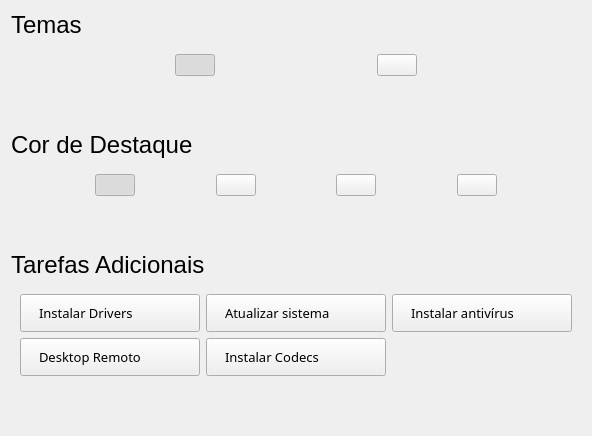
      <widget class="QWidget" name="page">
       <layout class="QVBoxLayout" name="verticalLayout_3">
        <item>
         <layout class="QVBoxLayout" name="verticalLayout_2">
          <item>
           <layout class="QHBoxLayout" name="horizontalLayout_2">
            <item>
             <widget class="QLabel" name="label_3">
              <property name="font">
               <font>
                <family>Ubuntu</family>
                <pointsize>18</pointsize>
               </font>
              </property>
              <property name="text">
               <string>Temas</string>
              </property>
             </widget>
            </item>
            <item>
             <spacer name="horizontalSpacer_2">
              <property name="orientation">
               <enum>Qt::Horizontal</enum>
              </property>
              <property name="sizeHint" stdset="0">
               <size>
                <width>40</width>
                <height>20</height>
               </size>
              </property>
             </spacer>
            </item>
           </layout>
          </item>
          <item>
           <widget class="QWidget" name="widget" native="true">
            <layout class="QHBoxLayout" name="horizontalLayout_3">
             <item>
              <spacer name="horizontalSpacer_3">
               <property name="orientation">
                <enum>Qt::Horizontal</enum>
               </property>
               <property name="sizeHint" stdset="0">
                <size>
                 <width>40</width>
                 <height>20</height>
                </size>
               </property>
              </spacer>
             </item>
             <item>
              <widget class="QPushButton" name="BreezeLight">
               <property name="icon">
                <iconset resource="ImgsResources.qrc">
                 <normaloff>:/Imgs/DesktopThemesColors/Imgs/DesktopThemesColors/DesktopLight-1.png</normaloff>:/Imgs/DesktopThemesColors/Imgs/DesktopThemesColors/DesktopLight-1.png</iconset>
               </property>
               <property name="iconSize">
                <size>
                 <width>280</width>
                 <height>150</height>
                </size>
               </property>
               <property name="checkable">
                <bool>true</bool>
               </property>
               <property name="checked">
                <bool>true</bool>
               </property>
               <property name="autoExclusive">
                <bool>true</bool>
               </property>
               <property name="flat">
                <bool>false</bool>
               </property>
              </widget>
             </item>
             <item>
              <spacer name="horizontalSpacer_5">
               <property name="orientation">
                <enum>Qt::Horizontal</enum>
               </property>
               <property name="sizeHint" stdset="0">
                <size>
                 <width>40</width>
                 <height>20</height>
                </size>
               </property>
              </spacer>
             </item>
             <item>
              <widget class="QPushButton" name="BreezeDark">
               <property name="icon">
                <iconset resource="ImgsResources.qrc">
                 <normaloff>:/Imgs/DesktopThemesColors/Imgs/DesktopThemesColors/DesktopDark-1.png</normaloff>:/Imgs/DesktopThemesColors/Imgs/DesktopThemesColors/DesktopDark-1.png</iconset>
               </property>
               <property name="iconSize">
                <size>
                 <width>280</width>
                 <height>150</height>
                </size>
               </property>
               <property name="checkable">
                <bool>true</bool>
               </property>
               <property name="autoExclusive">
                <bool>true</bool>
               </property>
               <property name="flat">
                <bool>false</bool>
               </property>
              </widget>
             </item>
             <item>
              <spacer name="horizontalSpacer_4">
               <property name="orientation">
                <enum>Qt::Horizontal</enum>
               </property>
               <property name="sizeHint" stdset="0">
                <size>
                 <width>40</width>
                 <height>20</height>
                </size>
               </property>
              </spacer>
             </item>
            </layout>
           </widget>
          </item>
          <item>
           <spacer name="verticalSpacer_13">
            <property name="orientation">
             <enum>Qt::Vertical</enum>
            </property>
            <property name="sizeType">
             <enum>QSizePolicy::Fixed</enum>
            </property>
            <property name="sizeHint" stdset="0">
             <size>
              <width>20</width>
              <height>40</height>
             </size>
            </property>
           </spacer>
          </item>
          <item>
           <layout class="QHBoxLayout" name="horizontalLayout_4">
            <item>
             <widget class="QLabel" name="label_2">
              <property name="font">
               <font>
                <family>Ubuntu</family>
                <pointsize>18</pointsize>
               </font>
              </property>
              <property name="text">
               <string>Cor de Destaque</string>
              </property>
             </widget>
            </item>
            <item>
             <spacer name="horizontalSpacer_7">
              <property name="orientation">
               <enum>Qt::Horizontal</enum>
              </property>
              <property name="sizeHint" stdset="0">
               <size>
                <width>40</width>
                <height>20</height>
               </size>
              </property>
             </spacer>
            </item>
           </layout>
          </item>
          <item>
           <widget class="QWidget" name="colorContainer" native="true">
            <layout class="QHBoxLayout" name="horizontalLayout_5">
             <item>
              <spacer name="horizontalSpacer_45">
               <property name="orientation">
                <enum>Qt::Horizontal</enum>
               </property>
               <property name="sizeHint" stdset="0">
                <size>
                 <width>40</width>
                 <height>20</height>
                </size>
               </property>
              </spacer>
             </item>
             <item>
              <widget class="QPushButton" name="color_1">
               <property name="icon">
                <iconset resource="ImgsResources.qrc">
                 <normaloff>:/Imgs/IconesThemeColors/Imgs/IconsThemeColors/folder.png</normaloff>:/Imgs/IconesThemeColors/Imgs/IconsThemeColors/folder.png</iconset>
               </property>
               <property name="iconSize">
                <size>
                 <width>50</width>
                 <height>50</height>
                </size>
               </property>
               <property name="checkable">
                <bool>true</bool>
               </property>
               <property name="checked">
                <bool>true</bool>
               </property>
               <property name="autoExclusive">
                <bool>true</bool>
               </property>
               <property name="flat">
                <bool>false</bool>
               </property>
               <property name="hexadecimal" stdset="0">
                <string>#f69310</string>
               </property>
               <property name="name" stdset="0">
                <string>Orange</string>
               </property>
               <property name="decimal" stdset="0">
                <string>246,147,16</string>
               </property>
              </widget>
             </item>
             <item>
              <spacer name="horizontalSpacer_47">
               <property name="orientation">
                <enum>Qt::Horizontal</enum>
               </property>
               <property name="sizeHint" stdset="0">
                <size>
                 <width>40</width>
                 <height>20</height>
                </size>
               </property>
              </spacer>
             </item>
             <item>
              <widget class="QPushButton" name="color_2">
               <property name="text">
                <string/>
               </property>
               <property name="icon">
                <iconset resource="ImgsResources.qrc">
                 <normaloff>:/Imgs/IconesThemeColors/Imgs/IconsThemeColors/folder-documents.png</normaloff>:/Imgs/IconesThemeColors/Imgs/IconsThemeColors/folder-documents.png</iconset>
               </property>
               <property name="iconSize">
                <size>
                 <width>50</width>
                 <height>50</height>
                </size>
               </property>
               <property name="checkable">
                <bool>true</bool>
               </property>
               <property name="autoExclusive">
                <bool>true</bool>
               </property>
               <property name="flat">
                <bool>false</bool>
               </property>
               <property name="hexadecimal" stdset="0">
                <string>#aa4000</string>
               </property>
               <property name="name" stdset="0">
                <string>Brown</string>
               </property>
               <property name="decimal" stdset="0">
                <string>170,64,0</string>
               </property>
              </widget>
             </item>
             <item>
              <spacer name="horizontalSpacer_48">
               <property name="orientation">
                <enum>Qt::Horizontal</enum>
               </property>
               <property name="sizeHint" stdset="0">
                <size>
                 <width>40</width>
                 <height>20</height>
                </size>
               </property>
              </spacer>
             </item>
             <item>
              <widget class="QPushButton" name="color_3">
               <property name="icon">
                <iconset resource="ImgsResources.qrc">
                 <normaloff>:/Imgs/IconesThemeColors/Imgs/IconsThemeColors/folder-cyan.png</normaloff>:/Imgs/IconesThemeColors/Imgs/IconsThemeColors/folder-cyan.png</iconset>
               </property>
               <property name="iconSize">
                <size>
                 <width>50</width>
                 <height>50</height>
                </size>
               </property>
               <property name="checkable">
                <bool>true</bool>
               </property>
               <property name="autoExclusive">
                <bool>true</bool>
               </property>
               <property name="flat">
                <bool>false</bool>
               </property>
               <property name="hexadecimal" stdset="0">
                <string>#00828c</string>
               </property>
               <property name="name" stdset="0">
                <string>Cyan</string>
               </property>
               <property name="decimal" stdset="0">
                <string>0,130,140</string>
               </property>
              </widget>
             </item>
             <item>
              <spacer name="horizontalSpacer_50">
               <property name="orientation">
                <enum>Qt::Horizontal</enum>
               </property>
               <property name="sizeHint" stdset="0">
                <size>
                 <width>40</width>
                 <height>20</height>
                </size>
               </property>
              </spacer>
             </item>
             <item>
              <widget class="QPushButton" name="color_4">
               <property name="icon">
                <iconset resource="ImgsResources.qrc">
                 <normaloff>:/Imgs/IconesThemeColors/Imgs/IconsThemeColors/folder-bookmarks.png</normaloff>:/Imgs/IconesThemeColors/Imgs/IconsThemeColors/folder-bookmarks.png</iconset>
               </property>
               <property name="iconSize">
                <size>
                 <width>50</width>
                 <height>50</height>
                </size>
               </property>
               <property name="checkable">
                <bool>true</bool>
               </property>
               <property name="autoExclusive">
                <bool>true</bool>
               </property>
               <property name="flat">
                <bool>false</bool>
               </property>
               <property name="hexadecimal" stdset="0">
                <string>#6a58ff</string>
               </property>
               <property name="name" stdset="0">
                <string>Lavanda</string>
               </property>
               <property name="decimal" stdset="0">
                <string>106,88,255</string>
               </property>
              </widget>
             </item>
             <item>
              <spacer name="horizontalSpacer_22">
               <property name="orientation">
                <enum>Qt::Horizontal</enum>
               </property>
               <property name="sizeHint" stdset="0">
                <size>
                 <width>40</width>
                 <height>20</height>
                </size>
               </property>
              </spacer>
             </item>
            </layout>
           </widget>
          </item>
          <item>
           <spacer name="verticalSpacer_15">
            <property name="orientation">
             <enum>Qt::Vertical</enum>
            </property>
            <property name="sizeType">
             <enum>QSizePolicy::Fixed</enum>
            </property>
            <property name="sizeHint" stdset="0">
             <size>
              <width>20</width>
              <height>40</height>
             </size>
            </property>
           </spacer>
          </item>
          <item>
           <layout class="QHBoxLayout" name="horizontalLayout_6">
            <item>
             <widget class="QLabel" name="label_4">
              <property name="font">
               <font>
                <family>Ubuntu</family>
                <pointsize>18</pointsize>
                <italic>false</italic>
               </font>
              </property>
              <property name="text">
               <string>Tarefas Adicionais</string>
              </property>
             </widget>
            </item>
            <item>
             <spacer name="horizontalSpacer_9">
              <property name="orientation">
               <enum>Qt::Horizontal</enum>
              </property>
              <property name="sizeHint" stdset="0">
               <size>
                <width>40</width>
                <height>20</height>
               </size>
              </property>
             </spacer>
            </item>
           </layout>
          </item>
          <item>
           <widget class="QWidget" name="taskContainer" native="true">
            <property name="styleSheet">
             <string notr="true">QPushButton {
  padding: 9;
  padding-left: 18;
  text-align: left;
}</string>
            </property>
            <layout class="QGridLayout" name="gridLayout">
             <item row="0" column="0">
              <widget class="QPushButton" name="taskDrivers">
               <property name="minimumSize">
                <size>
                 <width>180</width>
                 <height>0</height>
                </size>
               </property>
               <property name="maximumSize">
                <size>
                 <width>180</width>
                 <height>16777215</height>
                </size>
               </property>
               <property name="font">
                <font>
                 <family>Noto Sans</family>
                 <pointsize>10</pointsize>
                </font>
               </property>
               <property name="text">
                <string>Instalar Drivers</string>
               </property>
               <property name="arguments" stdset="0">
                <stringlist>
                 <string>env</string>
                 <string>software-properties-qt</string>
                 <string>--open-tab=4</string>
                </stringlist>
               </property>
               <property name="executable" stdset="0">
                <string>pkexec</string>
               </property>
              </widget>
             </item>
             <item row="0" column="1">
              <widget class="QPushButton" name="taskRemina_4">
               <property name="minimumSize">
                <size>
                 <width>180</width>
                 <height>0</height>
                </size>
               </property>
               <property name="maximumSize">
                <size>
                 <width>180</width>
                 <height>16777215</height>
                </size>
               </property>
               <property name="font">
                <font>
                 <family>Noto Sans</family>
                 <pointsize>10</pointsize>
                </font>
               </property>
               <property name="text">
                <string>Atualizar sistema</string>
               </property>
               <property name="executable" stdset="0">
                <string>plasma-discover</string>
               </property>
               <property name="arguments" stdset="0">
                <stringlist>
                 <string>--mode</string>
                 <string>update</string>
                </stringlist>
               </property>
              </widget>
             </item>
             <item row="0" column="2" colspan="2">
              <widget class="QPushButton" name="taskRemina_2">
               <property name="minimumSize">
                <size>
                 <width>180</width>
                 <height>0</height>
                </size>
               </property>
               <property name="maximumSize">
                <size>
                 <width>180</width>
                 <height>16777215</height>
                </size>
               </property>
               <property name="font">
                <font>
                 <family>Noto Sans</family>
                 <pointsize>10</pointsize>
                </font>
               </property>
               <property name="text">
                <string>Instalar antivírus</string>
               </property>
               <property name="executable" stdset="0">
                <string>pkexec</string>
               </property>
               <property name="arguments" stdset="0">
                <stringlist>
                 <string>env</string>
                 <string>apt-install-gui</string>
                 <string>clamtk</string>
                 <string>Antivírus</string>
                </stringlist>
               </property>
              </widget>
             </item>
             <item row="1" column="0">
              <widget class="QPushButton" name="taskRemina">
               <property name="minimumSize">
                <size>
                 <width>180</width>
                 <height>0</height>
                </size>
               </property>
               <property name="maximumSize">
                <size>
                 <width>180</width>
                 <height>16777215</height>
                </size>
               </property>
               <property name="font">
                <font>
                 <family>Noto Sans</family>
                 <pointsize>10</pointsize>
                </font>
               </property>
               <property name="text">
                <string>Desktop Remoto</string>
               </property>
               <property name="executable" stdset="0">
                <string>pkexec</string>
               </property>
               <property name="arguments" stdset="0">
                <stringlist>
                 <string>env</string>
                 <string>apt-install-gui</string>
                 <string>remmina</string>
                 <string>Desktop Remoto</string>
                </stringlist>
               </property>
              </widget>
             </item>
             <item row="1" column="1" colspan="2">
              <widget class="QPushButton" name="taskRemina_3">
               <property name="minimumSize">
                <size>
                 <width>180</width>
                 <height>0</height>
                </size>
               </property>
               <property name="maximumSize">
                <size>
                 <width>180</width>
                 <height>16777215</height>
                </size>
               </property>
               <property name="font">
                <font>
                 <family>Noto Sans</family>
                 <pointsize>10</pointsize>
                </font>
               </property>
               <property name="text">
                <string>Instalar Codecs</string>
               </property>
               <property name="executable" stdset="0">
                <string>pkexec</string>
               </property>
               <property name="arguments" stdset="0">
                <stringlist>
                 <string>env</string>
                 <string>install-codecs</string>
                </stringlist>
               </property>
              </widget>
             </item>
            </layout>
           </widget>
          </item>
         </layout>
        </item>
        <item>
         <spacer name="verticalSpacer_17">
          <property name="orientation">
           <enum>Qt::Vertical</enum>
          </property>
          <property name="sizeHint" stdset="0">
           <size>
            <width>20</width>
            <height>40</height>
           </size>
          </property>
         </spacer>
        </item>
       </layout>
      </widget>
